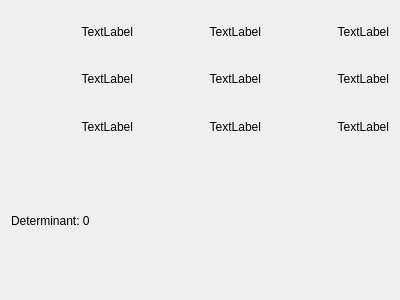
<?xml version="1.0" encoding="UTF-8"?>
<ui version="4.0">
 <class>MatrixViewer</class>
 <widget class="QWidget" name="MatrixViewer">
  <property name="geometry">
   <rect>
    <x>0</x>
    <y>0</y>
    <width>400</width>
    <height>300</height>
   </rect>
  </property>
  <property name="windowTitle">
   <string>Form</string>
  </property>
  <layout class="QVBoxLayout" name="verticalLayout_2">
   <item>
    <layout class="QGridLayout" name="gridLayout_2">
     <property name="leftMargin">
      <number>0</number>
     </property>
     <item row="0" column="0">
      <widget class="QLabel" name="label00">
       <property name="text">
        <string>TextLabel</string>
       </property>
       <property name="alignment">
        <set>Qt::AlignRight|Qt::AlignTrailing|Qt::AlignVCenter</set>
       </property>
      </widget>
     </item>
     <item row="0" column="1">
      <widget class="QLabel" name="label01">
       <property name="text">
        <string>TextLabel</string>
       </property>
       <property name="alignment">
        <set>Qt::AlignRight|Qt::AlignTrailing|Qt::AlignVCenter</set>
       </property>
      </widget>
     </item>
     <item row="0" column="2">
      <widget class="QLabel" name="label02">
       <property name="text">
        <string>TextLabel</string>
       </property>
       <property name="alignment">
        <set>Qt::AlignRight|Qt::AlignTrailing|Qt::AlignVCenter</set>
       </property>
      </widget>
     </item>
     <item row="3" column="0">
      <widget class="QLabel" name="label10">
       <property name="layoutDirection">
        <enum>Qt::LeftToRight</enum>
       </property>
       <property name="text">
        <string>TextLabel</string>
       </property>
       <property name="alignment">
        <set>Qt::AlignRight|Qt::AlignTrailing|Qt::AlignVCenter</set>
       </property>
      </widget>
     </item>
     <item row="6" column="0">
      <widget class="QLabel" name="label20">
       <property name="text">
        <string>TextLabel</string>
       </property>
       <property name="alignment">
        <set>Qt::AlignRight|Qt::AlignTrailing|Qt::AlignVCenter</set>
       </property>
      </widget>
     </item>
     <item row="3" column="1">
      <widget class="QLabel" name="label11">
       <property name="text">
        <string>TextLabel</string>
       </property>
       <property name="alignment">
        <set>Qt::AlignRight|Qt::AlignTrailing|Qt::AlignVCenter</set>
       </property>
      </widget>
     </item>
     <item row="3" column="2">
      <widget class="QLabel" name="label12">
       <property name="text">
        <string>TextLabel</string>
       </property>
       <property name="alignment">
        <set>Qt::AlignRight|Qt::AlignTrailing|Qt::AlignVCenter</set>
       </property>
      </widget>
     </item>
     <item row="6" column="1">
      <widget class="QLabel" name="label21">
       <property name="text">
        <string>TextLabel</string>
       </property>
       <property name="alignment">
        <set>Qt::AlignRight|Qt::AlignTrailing|Qt::AlignVCenter</set>
       </property>
      </widget>
     </item>
     <item row="6" column="2">
      <widget class="QLabel" name="label22">
       <property name="text">
        <string>TextLabel</string>
       </property>
       <property name="alignment">
        <set>Qt::AlignRight|Qt::AlignTrailing|Qt::AlignVCenter</set>
       </property>
      </widget>
     </item>
    </layout>
   </item>
   <item>
    <widget class="QLabel" name="labelDeterminant">
     <property name="text">
      <string>Determinant: 0</string>
     </property>
     <property name="alignment">
      <set>Qt::AlignLeading|Qt::AlignLeft|Qt::AlignVCenter</set>
     </property>
    </widget>
   </item>
  </layout>
 </widget>
 <resources/>
 <connections/>
</ui>
